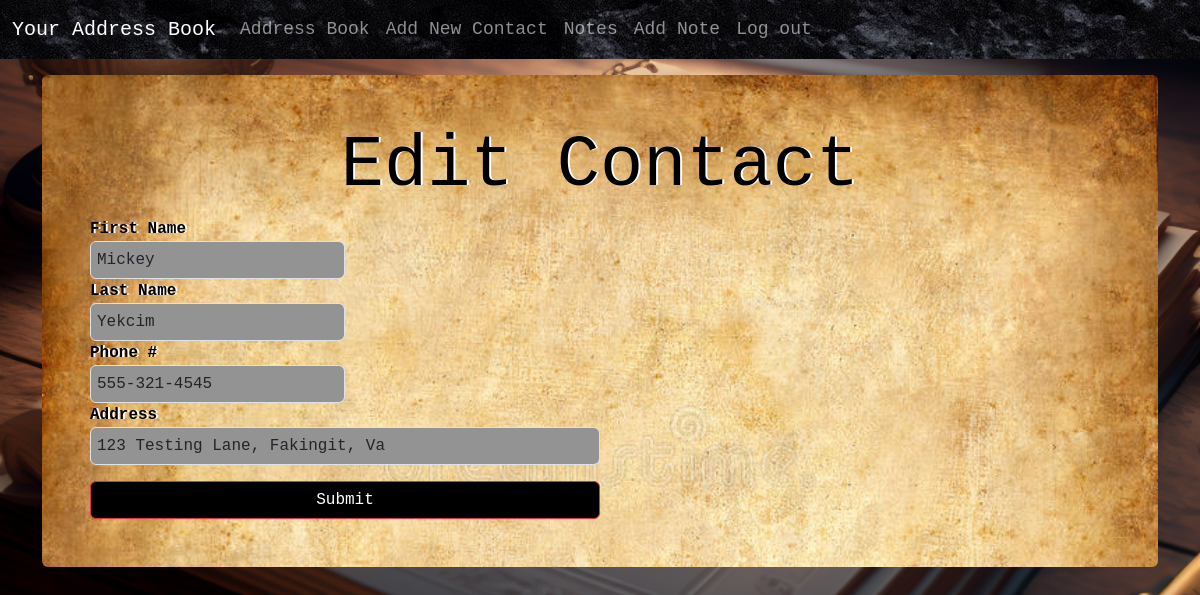
The page /address/1/update (signed in) on the database its author committed.
### app/models.py (models this page shows, shortened)
class Address(db.Model):
    id = db.Column(db.Integer, primary_key=True)
    first_name = db.Column(db.String(25), nullable=False)
    last_name = db.Column(db.String(25), nullable=True)
    phone = db.Column(db.String(25), nullable=True)
    address = db.Column(db.String(50), nullable=True)
    date_created = db.Column(db.DateTime, nullable=False, default=datetime.utcnow)
    user_id = db.Column(db.Integer, db.ForeignKey('user.id'))

### app/routes.py (the view, shortened to what this page needs)
@app.route('/address/<address_id>/update', methods=['GET', 'POST'])
@login_required
def edit_contact(address_id):
    addy = Address.query.get_or_404(address_id)
    form = AddressForm()
    return render_template('editcontact.html', addy=addy, form=form)

### app/forms.py
class AddressForm(FlaskForm):
    first_name = StringField('First Name', validators=[InputRequired()])
    last_name = StringField('Last Name')
    phone = StringField('Phone #')
    address = StringField('Address')
    submit = SubmitField()

### app/models.py (called while the page is built)
@login.user_loader
def load_user(user_id):
    return User.query.get(user_id)

### app/templates/editcontact.html (shortened to what this page needs)
{% extends 'base.html' %}
{% block content %}
<form action="" class="rounded mt-3 p-5" style="background-image: url('static/oldpaper.jpg'); background-size: cover;" method="post">
    <h1 class="signup1 text-center">Edit Contact</h1>
    {{ form.first_name.label }}
    {{ form.first_name(class='form-control form-control-color w-25', style='cursor: text;', value=addy.first_name) }}
    {{ form.last_name.label }}
    {{ form.last_name(class='form-control form-control-color w-25', style='cursor: text;', value=addy.last_name) }}
    {{ form.phone.label }}
    {{ form.phone(class='form-control form-control-color w-25', style='cursor: text;', value=addy.phone) }}
    {{ form.address.label }}
    {{ form.address(class='form-control form-control-color w-50', style='cursor: text;', value=addy.address) }}
    {{ form.submit(class='submit1 btn btn-danger w-50 mt-3') }}
</form>
{% endblock %}

### app/static/stylesheet.css (style rules this page uses)
form { color: rgb(0, 0, 0); font-weight: bolder; text-shadow: 2px 0px 0px rgb(255, 255, 255); font-family: "Courier New", Courier, monospace; }
.form-control-color { background-color: rgb(147, 147, 147); cursor: text; }
.submit1 { color: white; background-color: black; }
.signup1 { color: rgb(0, 0, 0); font-size: 4.5em; font-family: "Courier New", Courier, monospace; }

### rows shown on the page
Address: first_name "Mickey", last_name "Yekcim", phone "555-321-4545", address "123 Testing Lane, Fakingit, Va"
